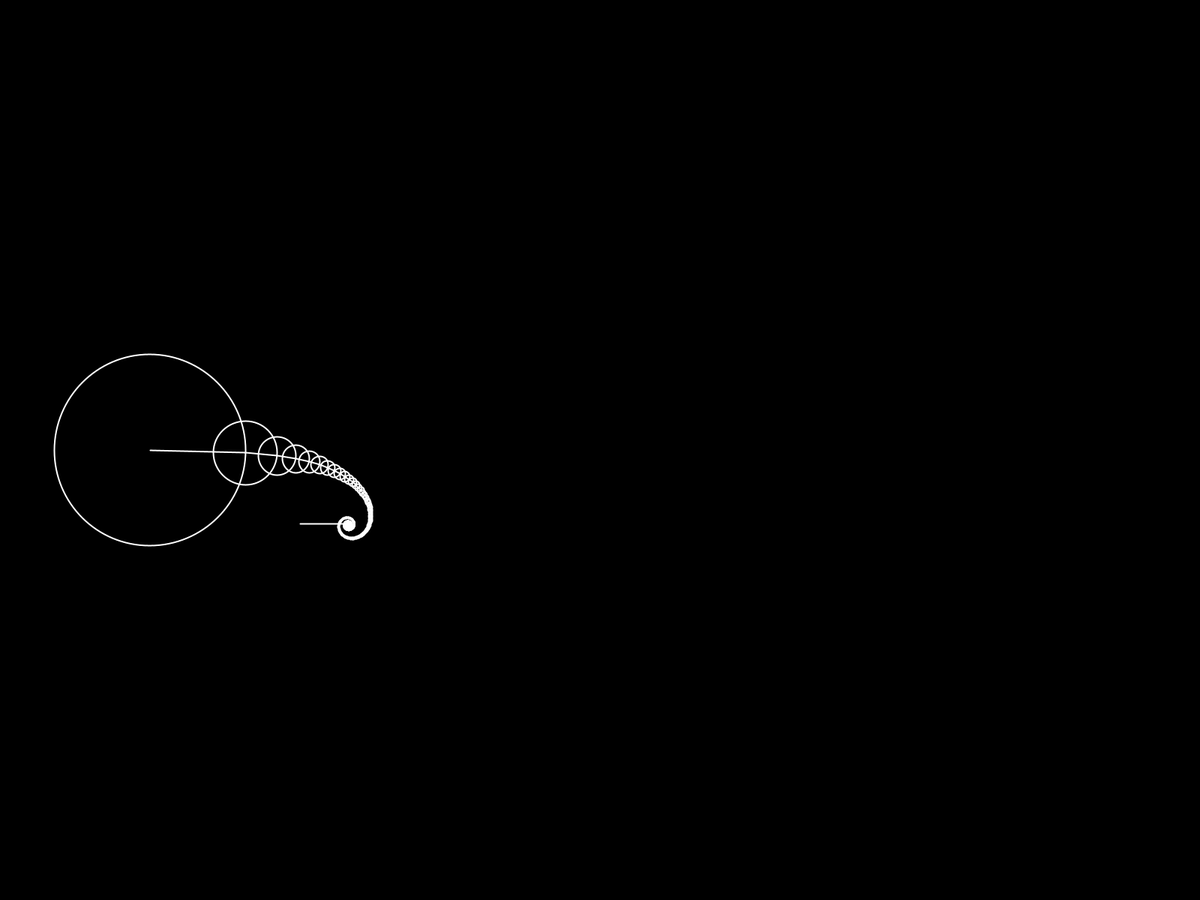
Frame 1 (no input)
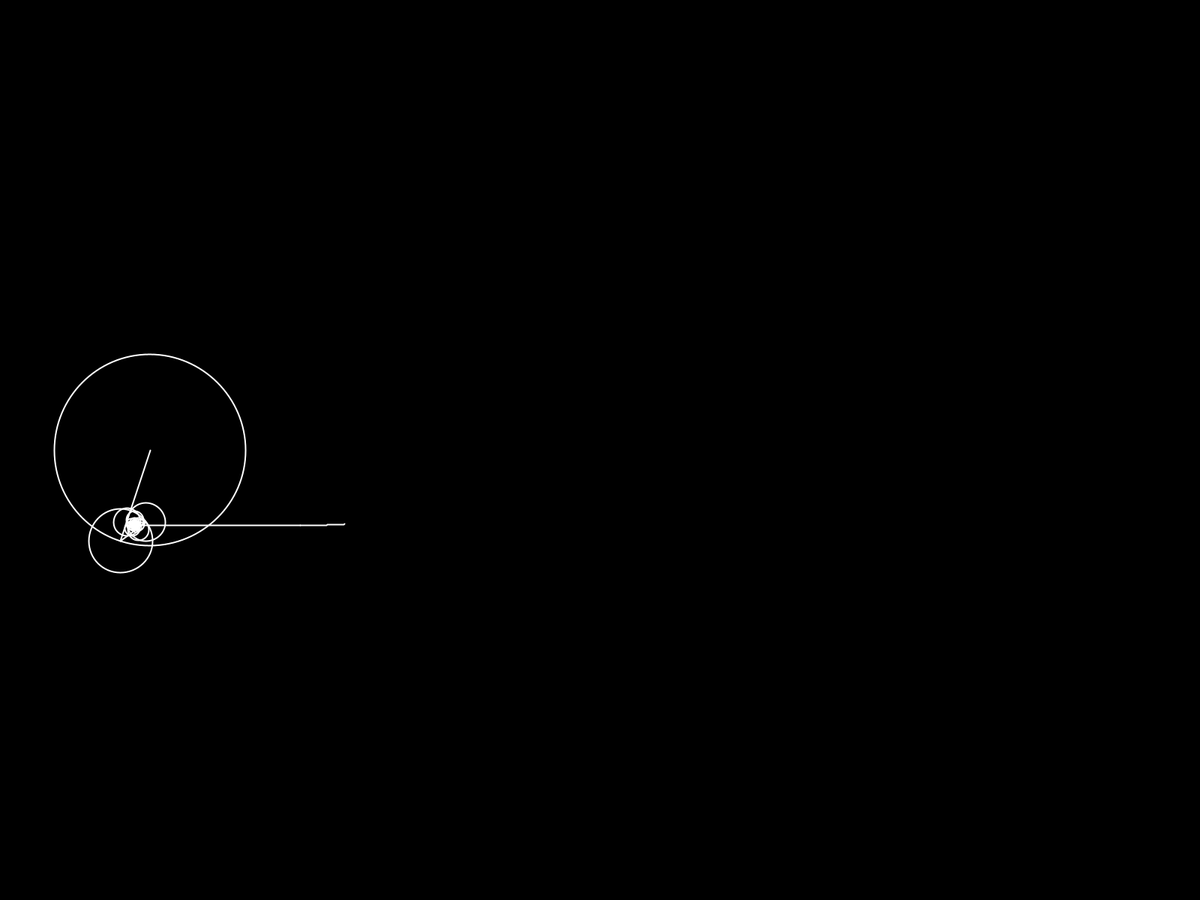
Frame 60 (the mouse pressed at the canvas centre just before this capture)
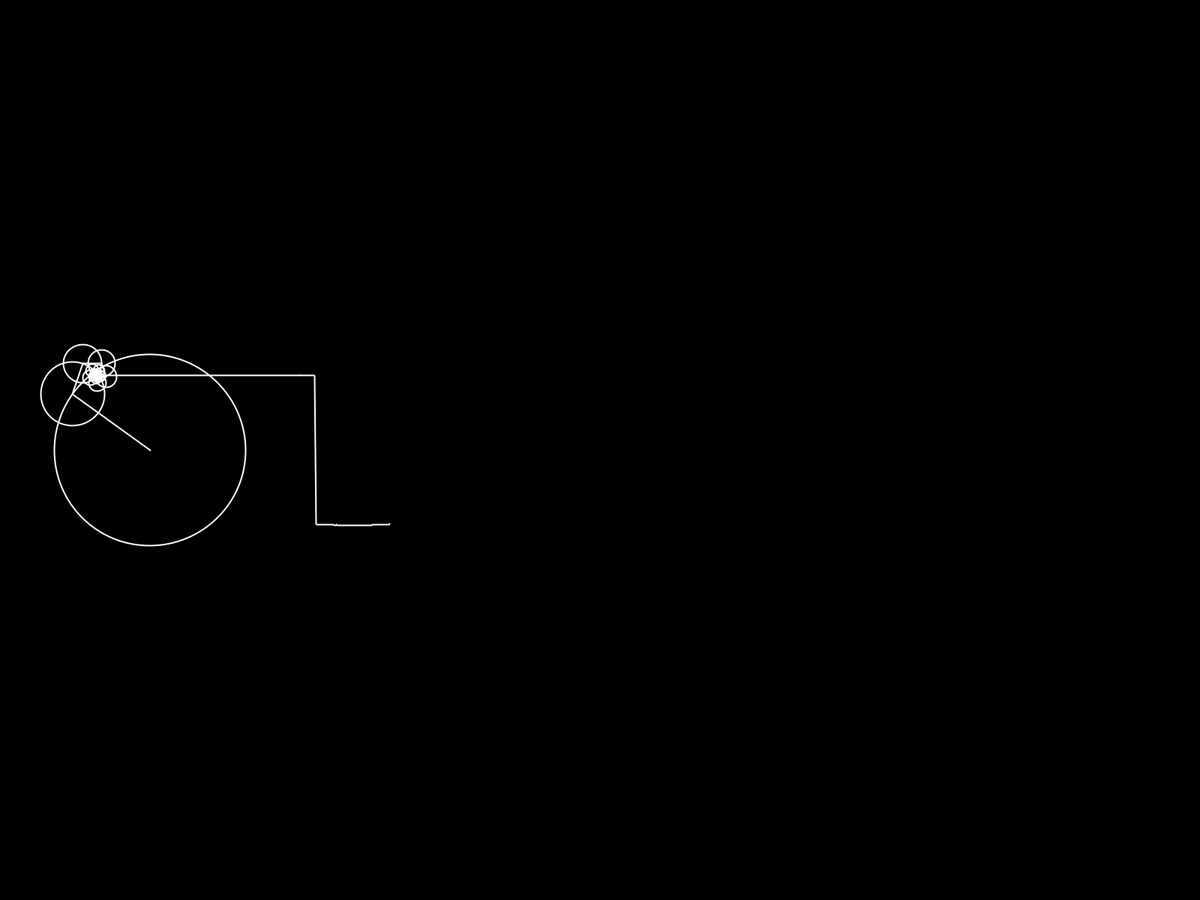
Frame 120 (the mouse held since frame 60 and released just before this capture)

The Processing sketch that drew these frames (run headless with seeded random() and noise(); from frame 60 on, the mouse is pressed at the canvas centre):

// Processing sketch: Fourier_Transform
// ── Fourier_Transform.pde
float len=200.0;
int initialrate;
int count=0;
ArrayList<Circle> circles=new ArrayList<Circle>();
float fac=0.5;
float speed=50.0/(fac);
Circle root;
int num=1000;
ArrayList<Float> A=new ArrayList<Float>();
void setup()
{
  //size(600,600);
  fullScreen();
  root=new Circle(1, new PVector(-width/2+len, 0));
  circles.add(root);
  while (count<num)
  {
    circles.add((circles.get(circles.size()-1)).make_child());
    count++;
  }
  strokeWeight(2);
  stroke(255);
}
void draw()
{
  background(0);
  translate(width/2, height/2);
  root.show();
  Circle C=circles.get(circles.size()-1);
  A.add(C.center_child.y);
  float X=(-width/2)+(2.0*len);
  beginShape();
  noFill();
  line(C.center_child.x, C.center_child.y, X, C.center_child.y);
  for (int i=A.size()-1; i>=0; i--)
  {
    vertex(X, A.get(i));
    X+=2.0*(fac);
    if (X>width/2)
    {
      A.remove(0);
      break;
    }
  }
  println(A.size());
  endShape();
}

// ── Circle.pde
class Circle
{
  int rate;
  float size;
  PVector center;
  PVector center_child;
  float theta=0;
  Circle child=null;
  Circle(int rate_, PVector center_)
  {
    rate=rate_;
    center=new PVector();
    center.set(center_);
    center_child=new PVector(0, 0);
    size=len*(4.0/(((float)rate)*PI));
  }
  Circle make_child()
  {
    Circle child_T=new Circle(rate+2,center_child);
    child=child_T;
    return child_T;
  }
  void show()
  {
    noFill();
    ellipse(center.x, center.y, size, size);
    theta+=(((((float)rate)/speed)))*PI;
    center_child.set(center.x+(size*cos(theta)/2.0), center.y+(size*sin(theta)/2.0));
    line(center.x, center.y, center_child.x, center_child.y);
    if (child!=null)
    {
      (child.center).set(center_child);
      child.show();
    }
  }
}
